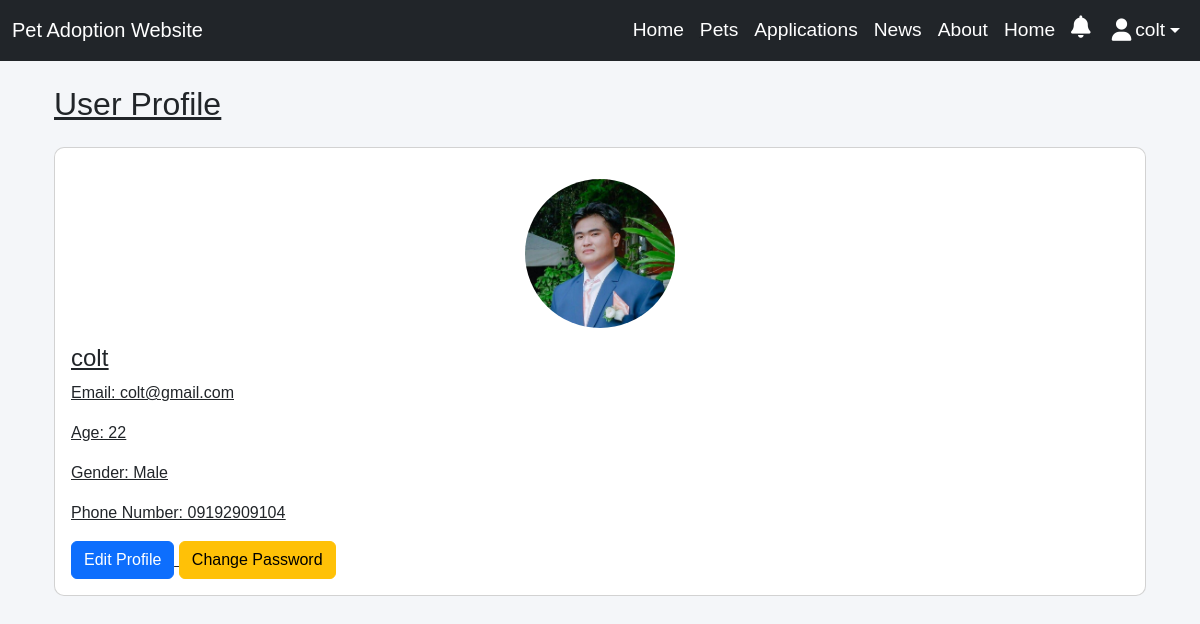
The page /accounts/profile/ (signed in) on the database its author committed.
### accounts/models.py (models this page shows, shortened)
class CustomUser(AbstractUser):
    age = models.IntegerField(null=True, blank=True)
    gender = models.CharField(max_length=10,  choices=[
            ('Male', 'Male'),
            ('Female', 'Female'),
            ('Other', 'Other'),
        ],)
    phone_number = models.CharField(max_length=15)
    image = models.ImageField(upload_to='profile_images/', blank=True, null=True, default='profile_images/default_profile.jpg')

### accounts/views.py (the view)
# urls.py: path('profile/', UserProfileView.as_view(), name='profile'),  # For viewing user profile
class UserProfileView(DetailView):
    model = get_user_model()
    template_name = 'users/profile.html'
    context_object_name = 'user'
    def get_object(self):
        return self.request.user  # Show logged-in user's profile

### app/context_processors.py (called while the page is built)
def notification_count(request):
    if request.user.is_authenticated:
        unread_count = Notification.objects.filter(user=request.user, is_read=False).count()
    else:
        unread_count = 0
    return {'unread_notifications_count': unread_count}

### app/templates/users/profile.html (shortened to what this page needs)
{% extends "app/base.html" %}
{% load static %}
{% block content %}
<div class="container mt-4">
    <h2 class="mb-4">User Profile</h2>
    <div class="card">
        <div class="card-body">
            <div class="text-center">
                {% if user.image %}
                    <img src="{{ user.image.url }}" class="rounded-circle" alt="Profile Image" width="150">
                {% else %}
                    <img src="{% static 'profile_images/default_profile.jpg' %}" class="rounded-circle" alt="Default Profile Image" width="150">
                {% endif %}
            </div>
            <h4 class="mt-3">{{ user.username }}</h4>
            <p>Email: {{ user.email }}</p>
            <p>Age: {{ user.age }}</p>
            <p>Gender: {{ user.gender }}</p>
            <p>Phone Number: {{ user.phone_number }}</p>
            <a href="{% url 'profile_update' %}" class="btn btn-primary">Edit Profile</a>
            <a href="{% url 'change_password' %}" class="btn btn-warning">Change Password</a>
        </div>
    </div>
</div>
{% endblock content %}

### app/templates/app/base.html (shortened to what this page needs)
<!DOCTYPE html>
{% load static %}
<html lang="en">
<head>
    <link rel="stylesheet" href="https://cdn.jsdelivr.net/npm/bootstrap@5.3.0/dist/css/bootstrap.min.css">
    <link rel="stylesheet" href="https://cdnjs.cloudflare.com/ajax/libs/font-awesome/6.4.2/css/all.min.css">
    <link rel="stylesheet" href="{% static 'css/base.css' %}">
</head>
<body>
    <nav class="navbar navbar-expand-lg navbar-dark bg-dark mb-4">
        <div class="container-fluid">
            <a class="navbar-brand" href="{% url 'pet_list' %}">Pet Adoption Website</a>
            <div class="collapse navbar-collapse" id="navbarNav">
                <ul class="navbar-nav ms-auto">
                     <li class="nav-item">
                        <a class="nav-link" href="{% url 'home' %}">Home</a>
                    </li>
                    <li class="nav-item">
                        <a class="nav-link" href="{% url 'pet_list' %}">Pets</a>
                    </li>
                    <li class="nav-item">
                        <a class="nav-link" href="{% url 'adoption_application_list' %}">Applications</a>
                    </li>
                    <li class="nav-item">
                        <a class="nav-link" href="{% url 'post_list' %}">News</a>
                    </li>
                    <li class="nav-item">
                        <a class="nav-link" href="{% url 'about' %}">About</a>
                    </li>
                    <li class="nav-item">
                        <a class="nav-link" href="{% url 'contact' %}">Home</a>
                    </li>
                    <li class="nav-item">
                        <a class="nav-link position-relative" href="{% url 'notification_list' %}">
                            <i class="fas fa-bell"></i>
                        </a>
                    </li>
                    {% if user.is_authenticated %}
                        <li class="nav-item dropdown">
                            <a class="nav-link dropdown-toggle d-flex align-items-center" href="#" id="userDropdown" role="button" data-bs-toggle="dropdown" aria-expanded="false">
                                {% if user.profile.image %}
                                    <img src="{{ user.profile.image.url }}" alt="Profile" class="rounded-circle me-1" width="30" height="30">
                                {% else %}
                                    <i class="fas fa-user me-1"></i>
                                {% endif %}
                                {{ user.username }}
                            </a>
                        </li>
                    {% endif %}
                </ul>
            </div>
        </div>
    </nav>
    <div class="container">
        {% block content %}
        {% endblock %}
    </div>
</body>
</html>

### static/css/base.css (style rules this page uses)
body { font-family: 'Arial', sans-serif; background-color: #f4f6f9; margin: 0; padding: 0; }
a { text-decoration: none; color: inherit; }
.nav-link { color: white !important; font-size: 1.2rem; display: flex; align-items: center; position: relative; padding-right: 20px; }
.nav-link i { font-size: 1.4rem; margin-right: 5px; }
.card { border-radius: 10px; overflow: hidden; }
.card-body { padding: 1rem; }
.text-center { text-align: center; margin-top: 15px; }

### rows shown on the page
CustomUser: username "colt", image (picture), email "colt@gmail.com", age "22", gender "Male", phone_number "09192909104"
